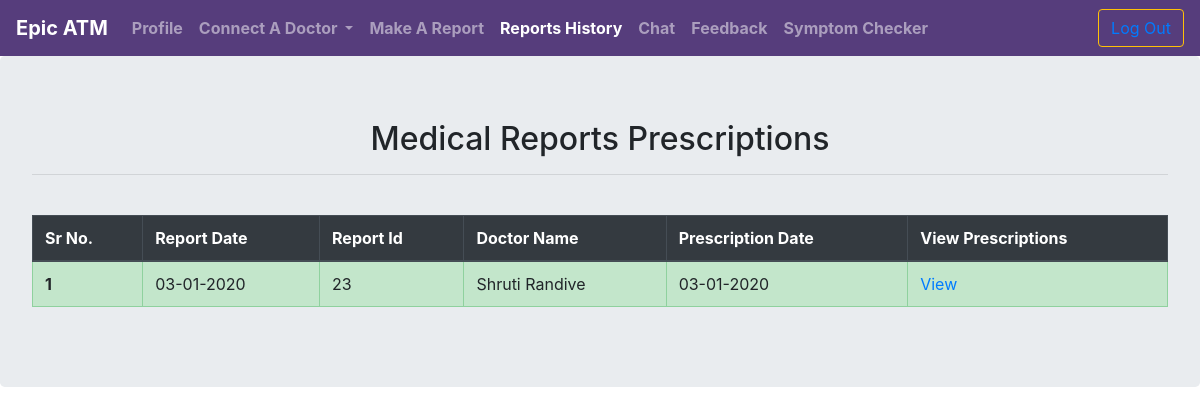
Screenshot of /docPres.php?med_id=23 (signed in) with the database file from the repository.
### tables this page shows
CREATE TABLE `user_pres` (
  `userpres_id` int(11) NOT NULL,
  `med_id` int(11) NOT NULL,
  `doc_id` int(11) NOT NULL,
  `doc_name` varchar(50) NOT NULL,
  `med_pres` longtext NOT NULL,
  `med_pres_date` date NOT NULL
);

CREATE TABLE `user_med` (
  `med_id` int(11) NOT NULL,
  `med_repdate` date NOT NULL,
  `total_pres` int(11) NOT NULL DEFAULT '0',
  `user_id` int(11) NOT NULL,
  `user_gender` varchar(20) NOT NULL,
  `med_age` varchar(20) NOT NULL,
  `med_wt` int(11) NOT NULL,
  `med_ht` int(11) NOT NULL,
  `med_bmi` int(11) NOT NULL,
  `med_fat` int(11) NOT NULL,
  `med_bp` int(11) NOT NULL,
  `med_hmg` int(11) NOT NULL,
  `med_pulse` int(11) NOT NULL,
  `med_temp` int(11) NOT NULL,
  `med_rbc` int(11) NOT NULL,
  `med_hct` int(11) NOT NULL,
  `med_wbc` int(11) NOT NULL,
  `med_plt` int(11) NOT NULL
);

CREATE TABLE `doctor` (
  `doc_id` int(11) NOT NULL,
  `user_id` int(11) NOT NULL,
  `doc_name` varchar(30) NOT NULL,
  `doc_gender` varchar(10) NOT NULL,
  `doc_spec` varchar(100) NOT NULL,
  `doc_bdate` date NOT NULL,
  `doc_contact` varchar(100) NOT NULL,
  `disabled` int(11) NOT NULL,
  `modified_at` date NOT NULL
);

### docPres.php (the view, shortened to what this page needs)
<html lang="en">
<head>
<?php
if( $_SESSION["user_type"] == 'patient' ){
  require("userNav.php");
}else if( $_SESSION["user_type"] == 'doctor' ){
  echo'<input type="hidden" id="nav-l" value="req"/>';
  require("docNav.php");
}elseif( $_SESSION["user_type"] == 'admin' ){
  echo'<input type="hidden" id="nav-l" value="checkact"/>';
  require("adminNav.php");
}else{
  header("location:logout.php");
}
?>
</head>
<body>
<?php $med_id=$_REQUEST['med_id'];?>
<div class="jumbotron table-responsive">
 <center><h2>Medical Reports Prescriptions</h2></center><hr><br>
 <table class="table table-bordered table-hover">
   <thead class="thead-dark">
     <tr>
       <th scope="col">Sr No.</th>
       <th scope="col">Report Date</th>
       <th scope="col">Report Id</th>
       <th scope="col">Doctor Name</th>
       <th scope="col">Prescription Date</th>
       <th scope="col">View Prescriptions</th>
     </tr>
   </thead>
   <tbody>
 <?php
   include("db/conn.php");
 $query = "select * from user_pres p join user_med m on p.med_id = m.med_id where m.med_id='$med_id'";
 $result = mysqli_query($con,$query) or die( header("location:error.php?error=".mysqli_error($con)."") );
 $i=1;
 while($row=mysqli_fetch_assoc($result)){
   $med_id=$row['med_id'];
   $doc_id=$row['doc_id'];
   $pres_id=$row['userpres_id'];
   $rep_date=$row['med_repdate'];
   $rep_date = date('d-m-Y', strtotime($rep_date));
   $pres_date=$row['med_pres_date'];
   $pres_date = date('d-m-Y', strtotime($pres_date));
   $query1 = "select doc_name from doctor where doc_id='$doc_id'";
   $result1 = mysqli_query($con,$query1);
   $doc_name= mysqli_fetch_assoc($result1);
  echo'<tr class="table-success">
       <th scope="row">'.$i.'</th>
       <td>'.$rep_date.'</td>';
  echo'<td></center>'.$med_id.'</center></td>
       <td>'.$doc_name["doc_name"].'</td>
       <td>'.$pres_date.'</td>
       <td><a target="_blank" href="docPresReport.php?med_id='.$med_id.'&pres_id='.base64_encode($pres_id).'">View</a></td></tr>';
   $i++;
 }
 ?>
   </tbody>
 </table>
 </div>
 </body>
 </html>

### rows the page displays
user_pres: med.med_repdate "03-01-2020", med.med_id "23", doc.doc_name "Shruti Randive", med_pres_date "03-01-2020"
